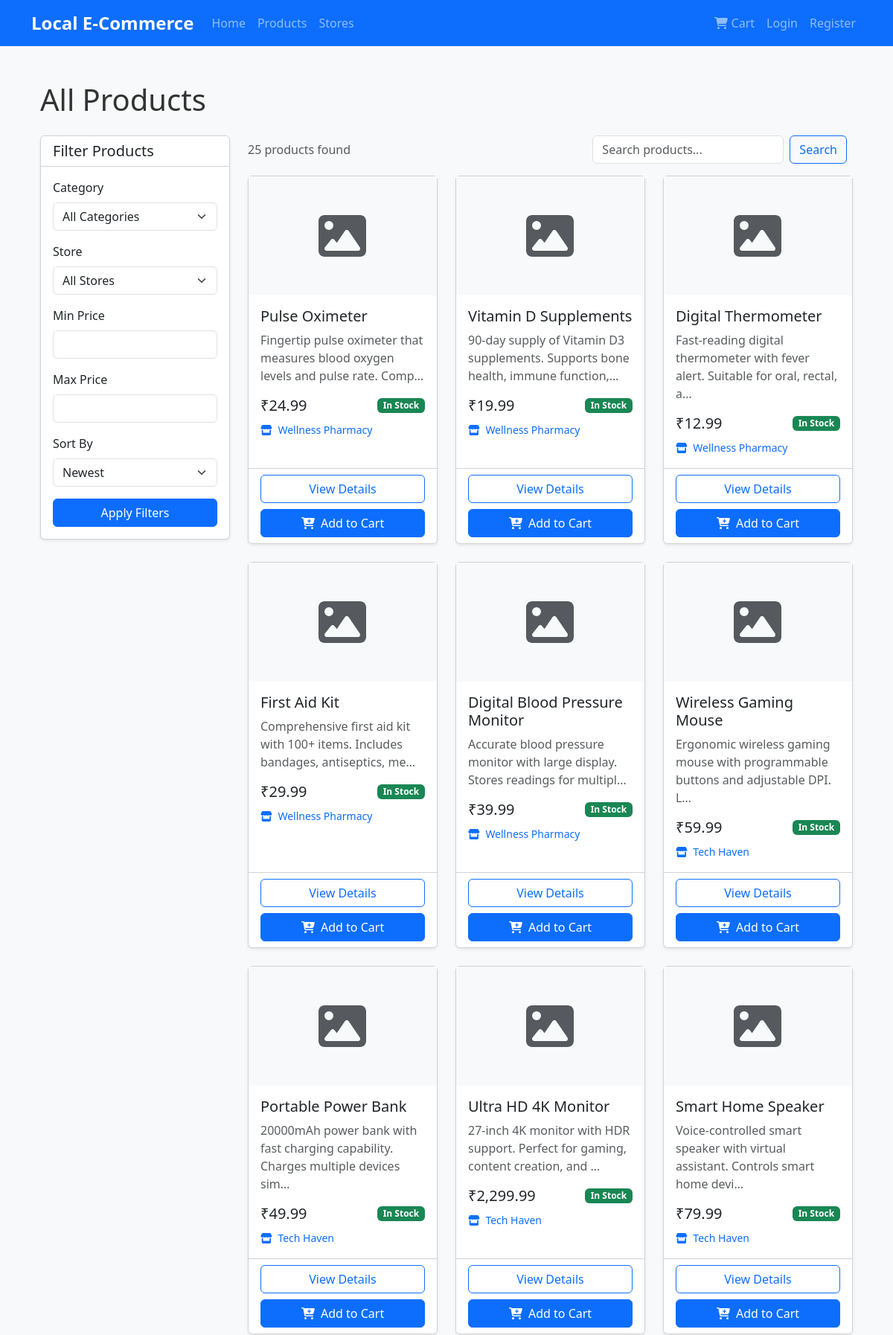
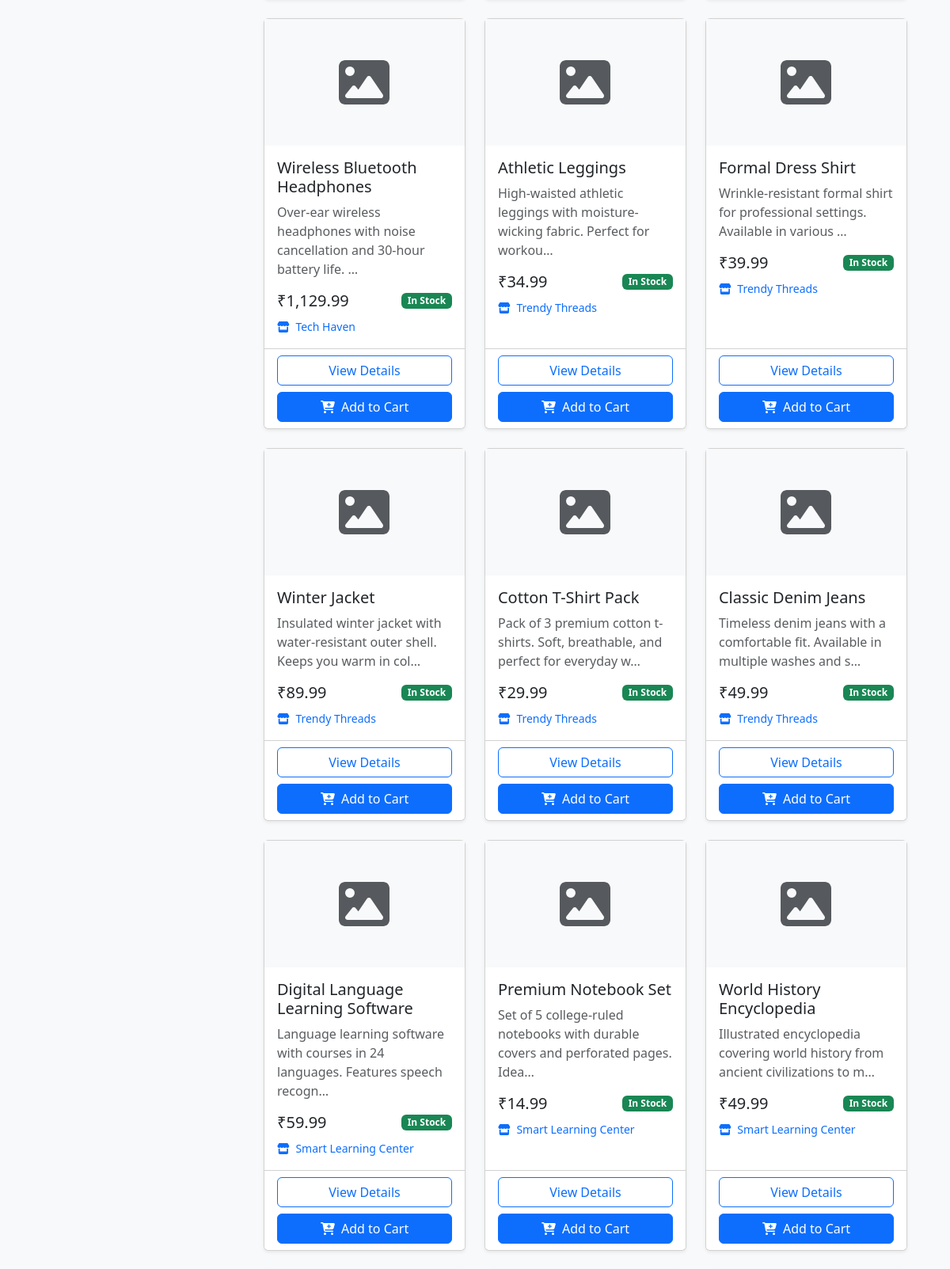
Screenshot of /products/ (upper part) with the database file from the repository (2 pictures, top to bottom).
### products/models.py (models this page shows, shortened)
class Product(models.Model):
    store = models.ForeignKey(Store, on_delete=models.CASCADE, related_name='products')
    category = models.ForeignKey(Category, on_delete=models.CASCADE, related_name='products')
    name = models.CharField(max_length=200)
    description = models.TextField()
    price = models.DecimalField(max_digits=10, decimal_places=2)
    stock = models.PositiveIntegerField()
    image = models.ImageField(upload_to='product_images/')
    is_active = models.BooleanField(default=True)
    created_at = models.DateTimeField(auto_now_add=True)
    updated_at = models.DateTimeField(auto_now=True)
    class Meta:
        ordering = ['-created_at']

### stores/models.py (models this page shows, shortened)
class Store(models.Model):
    owner = models.OneToOneField(User, on_delete=models.CASCADE, related_name='store')
    name = models.CharField(max_length=100)
    description = models.TextField()
    address = models.TextField()
    phone_number = models.CharField(max_length=15)
    email = models.EmailField()
    logo = models.ImageField(upload_to='store_logos/', blank=True)
    is_verified = models.BooleanField(default=False)
    created_at = models.DateTimeField(auto_now_add=True)
    updated_at = models.DateTimeField(auto_now=True)
    class Meta:
        ordering = ['-created_at']

### products/views.py (the view)
# urls.py: path('products/', product_views.product_list_page, name='product_list'),
def product_list_page(request):
    categories = Category.objects.all()
    category_id = request.GET.get('category')
    min_price = request.GET.get('min_price')
    max_price = request.GET.get('max_price')
    sort_by = request.GET.get('sort_by', 'newest')
    products = Product.objects.filter(is_active=True)
    if category_id:
        products = products.filter(category_id=category_id)
    if min_price:
        products = products.filter(price__gte=min_price)
    if max_price:
        products = products.filter(price__lte=max_price)
    if sort_by == 'price_low':
        products = products.order_by('price')
    elif sort_by == 'price_high':
        products = products.order_by('-price')
    elif sort_by == 'name':
        products = products.order_by('name')
    else:  # newest
        products = products.order_by('-created_at')
    context = {
        'products': products,
        'categories': categories,
        'category_id': category_id,
        'min_price': min_price,
        'max_price': max_price,
        'sort_by': sort_by,
    }
    return render(request, 'products/product_list.html', context)

### products/templatetags/currency_filters.py (called while the page is built)
@register.filter(name='indian_currency')
def indian_currency(value):
    if value is None:
        return "₹0.00"
    try:
        value = Decimal(str(value))
        formatted_value = '{:.2f}'.format(value)
        int_part, decimal_part = formatted_value.split('.')
        int_part_reversed = int_part[::-1]
        groups = []
        for i in range(0, len(int_part_reversed), 2):
            if i == 0:
                groups.append(int_part_reversed[i:i+3])
            else:
                groups.append(int_part_reversed[i:i+2])
        formatted_int = ','.join(groups)[::-1]
        return f"₹{formatted_int}.{decimal_part}"
    except (ValueError, TypeError):
        return f"₹{value}"

### templates/products/product_list.html (shortened to what this page needs)
{% extends 'base.html' %}
{% load currency_filters %}
{% block content %}
<div class="container my-5">
    <h1 class="mb-4">All Products</h1>
    <div class="row">
        <div class="col-md-3">
            <div class="card shadow-sm mb-4">
                <div class="card-header bg-white">
                    <h5 class="card-title mb-0">Filter Products</h5>
                </div>
                <div class="card-body">
                    <form method="get" action="{% url 'product_list' %}">
                        <div class="mb-3">
                            <label for="category" class="form-label">Category</label>
                            <select class="form-select" id="category" name="category">
                                <option value="">All Categories</option>
                            </select>
                        </div>
                        <div class="mb-3">
                            <label for="store" class="form-label">Store</label>
                            <select class="form-select" id="store" name="store">
                                <option value="">All Stores</option>
                            </select>
                        </div>
                        <div class="mb-3">
                            <label for="min_price" class="form-label">Min Price</label>
                            <input type="number" class="form-control" id="min_price" name="min_price" value="{{ min_price }}" min="0" step="0.01">
                        </div>
                        <div class="mb-3">
                            <label for="max_price" class="form-label">Max Price</label>
                            <input type="number" class="form-control" id="max_price" name="max_price" value="{{ max_price }}" min="0" step="0.01">
                        </div>
                        <div class="mb-3">
                            <label for="sort_by" class="form-label">Sort By</label>
                            <select class="form-select" id="sort_by" name="sort_by">
                                <option value="newest" {% if sort_by == 'newest' %}selected{% endif %}>Newest</option>
                            </select>
                        </div>
                        <div class="d-grid">
                            <button type="submit" class="btn btn-primary">Apply Filters</button>
                        </div>
                    </form>
                </div>
            </div>
        </div>
        <div class="col-md-9">
            <div class="d-flex justify-content-between align-items-center mb-3">
                <div>
                    <span class="text-muted">{{ products.count }} products found</span>
                </div>
                <div class="d-flex">
                    <form class="d-flex me-2" action="{% url 'search_products' %}" method="get">
                        <input class="form-control me-2" type="search" placeholder="Search products..." name="q" value="{{ query }}">
                        <button class="btn btn-outline-primary" type="submit">Search</button>
                    </form>
                </div>
            </div>
            {% if products %}
                <div class="row row-cols-1 row-cols-md-2 row-cols-lg-3 g-4">
                    {% for product in products %}
                    <div class="col">
                        <div class="card h-100 shadow-sm">
                            {% if product.image %}
                            <img src="{{ product.image.url }}" class="card-img-top" alt="{{ product.name }}" style="height: 200px; object-fit: cover;">
                            {% else %}
                            <div class="bg-light text-center py-5">
                                <i class="fas fa-image fa-4x text-muted"></i>
                            </div>
                            {% endif %}
                            <div class="card-body">
                                <h5 class="card-title">{{ product.name }}</h5>
                                <p class="card-text text-muted">{{ product.description|truncatechars:80 }}</p>
                                <div class="d-flex justify-content-between align-items-center">
                                    <span class="h5 mb-0">{{ product.price|indian_currency }}</span>
                                    {% if product.stock > 0 %}
                                    <span class="badge bg-success">In Stock</span>
                                    {% else %}
                                    <span class="badge bg-danger">Out of Stock</span>
                                    {% endif %}
                                </div>
                                <div class="mt-2">
                                    <small class="text-muted">
                                        <a href="{% url 'store_detail' product.store.id %}" class="text-decoration-none">
                                            <i class="fas fa-store me-1"></i> {{ product.store.name }}
                                        </a>
                                    </small>
                                </div>
                            </div>
                            <div class="card-footer bg-white">
                                <div class="d-grid gap-2">
                                    <a href="{% url 'product_detail' product.id %}" class="btn btn-outline-primary">
                                        View Details
                                    </a>
                                    {% if product.stock > 0 %}
                                    <form action="{% url 'add_to_cart' product.id %}" method="post">
                                        <button type="submit" class="btn btn-primary w-100">
                                            <i class="fas fa-cart-plus me-1"></i> Add to Cart
                                        </button>
                                    </form>
                                    {% else %}
                                    <button class="btn btn-secondary w-100" disabled>
                                        Out of Stock
                                    </button>
                                    {% endif %}
                                </div>
                            </div>
                        </div>
                    </div>
                    {% endfor %}
                </div>
            {% endif %}
        </div>
    </div>
</div>
{% endblock %}

### static/css/style.css (style rules this page uses)
body { font-family: 'Segoe UI', Tahoma, Geneva, Verdana, sans-serif; color: #333; background-color: #f8f9fa; }
a { text-decoration: none; }

### rows the page displays
Product: name "Pulse Oximeter", description "Fingertip pulse oximeter that measures blood oxygen levels and pulse rate. Comp…", price|indian_currency "₹24.99", stock "In Stock", store.name "Wellness Pharmacy"
Product: name "Vitamin D Supplements", description "90-day supply of Vitamin D3 supplements. Supports bone health, immune function,…", price|indian_currency "₹19.99", stock "In Stock", store.name "Wellness Pharmacy"
Product: name "Digital Thermometer", description "Fast-reading digital thermometer with fever alert. Suitable for oral, rectal, a…", price|indian_currency "₹12.99", stock "In Stock", store.name "Wellness Pharmacy"
Product: name "First Aid Kit", description "Comprehensive first aid kit with 100+ items. Includes bandages, antiseptics, me…", price|indian_currency "₹29.99", stock "In Stock", store.name "Wellness Pharmacy"
Product: name "Digital Blood Pressure Monitor", description "Accurate blood pressure monitor with large display. Stores readings for multipl…", price|indian_currency "₹39.99", stock "In Stock", store.name "Wellness Pharmacy"
Product: name "Wireless Gaming Mouse", description "Ergonomic wireless gaming mouse with programmable buttons and adjustable DPI. L…", price|indian_currency "₹59.99", stock "In Stock", store.name "Tech Haven"
Product: name "Portable Power Bank", description "20000mAh power bank with fast charging capability. Charges multiple devices sim…", price|indian_currency "₹49.99", stock "In Stock", store.name "Tech Haven"
Product: name "Ultra HD 4K Monitor", description "27-inch 4K monitor with HDR support. Perfect for gaming, content creation, and …", price|indian_currency "₹2,299.99", stock "In Stock", store.name "Tech Haven"
Product: name "Smart Home Speaker", description "Voice-controlled smart speaker with virtual assistant. Controls smart home devi…", price|indian_currency "₹79.99", stock "In Stock", store.name "Tech Haven"
Product: name "Wireless Bluetooth Headphones", description "Over-ear wireless headphones with noise cancellation and 30-hour battery life. …", price|indian_currency "₹1,129.99", stock "In Stock", store.name "Tech Haven"
Product: name "Athletic Leggings", description "High-waisted athletic leggings with moisture-wicking fabric. Perfect for workou…", price|indian_currency "₹34.99", stock "In Stock", store.name "Trendy Threads"
Product: name "Formal Dress Shirt", description "Wrinkle-resistant formal shirt for professional settings. Available in various …", price|indian_currency "₹39.99", stock "In Stock", store.name "Trendy Threads"
Product: name "Winter Jacket", description "Insulated winter jacket with water-resistant outer shell. Keeps you warm in col…", price|indian_currency "₹89.99", stock "In Stock", store.name "Trendy Threads"
Product: name "Cotton T-Shirt Pack", description "Pack of 3 premium cotton t-shirts. Soft, breathable, and perfect for everyday w…", price|indian_currency "₹29.99", stock "In Stock", store.name "Trendy Threads"
Product: name "Classic Denim Jeans", description "Timeless denim jeans with a comfortable fit. Available in multiple washes and s…", price|indian_currency "₹49.99", stock "In Stock", store.name "Trendy Threads"
Product: name "Digital Language Learning Software", description "Language learning software with courses in 24 languages. Features speech recogn…", price|indian_currency "₹59.99", stock "In Stock", store.name "Smart Learning Center"
Product: name "Premium Notebook Set", description "Set of 5 college-ruled notebooks with durable covers and perforated pages. Idea…", price|indian_currency "₹14.99", stock "In Stock", store.name "Smart Learning Center"
Product: name "World History Encyclopedia", description "Illustrated encyclopedia covering world history from ancient civilizations to m…", price|indian_currency "₹49.99", stock "In Stock", store.name "Smart Learning Center"

### other values shown
{{ products.count }} "25"
